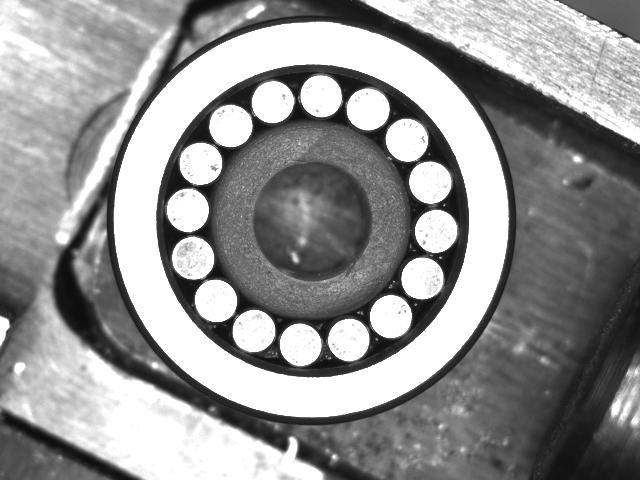
#> input picture good/z_1.png, 640 x 480 px
$ python pin_counter.py --imagepath good/z_1.png   (older library calls are emulated)
#> lines starting #> are read from the running program, lines starting #| are printed output that depends on the picture; after the words box and inside, x2 and y2 are one past the last pixel; in counts of white or black regions, pixels touching at a corner belong together
import cv2
import statistics
import math
import numpy as np
import argparse
import imutils
import time


def radiuswithcenter(raw_image, dict, sorted_dict_keys, pos, draw=True):
    x_list = []
    y_list = []

    for x in range(len(dict[sorted_dict_keys[pos]])):
        # print(x)
        x_list.append((dict[sorted_dict_keys[pos]])[x][0][0])
    # for y in range(len(dict[sorted_dict_keys[pos]])):
        # print(y)
        y_list.append((dict[sorted_dict_keys[pos]])[x][0][1])

    # x_list = [(dict[sorted_dict_keys[pos]])[x][0][0] for x in range(len(dict[sorted_dict_keys[pos]]))]
    # y_list = [(dict[sorted_dict_keys[pos]])[y][0][1] for y in range(len(dict[sorted_dict_keys[pos]]))]

    c_x = (statistics.mean(x_list))
    c_y = (statistics.mean(y_list))

    cord_x_org = x_list - c_x
    cord_y_org = y_list - c_y
    square_x = cord_x_org**2
    square_y = cord_y_org**2
    dist_square = square_x + square_y
    # print(square_x)

    max_distance_square = max(dist_square)
    # print(max_distance_square)

    radius = math.sqrt(max_distance_square)
    if draw:
        cv2.circle(raw_image, (c_x, c_y), int(radius), (0, 255, 0), 2)
    return c_x, c_y, radius


def auto_canny(image, sigma=1):
    # compute the median of the single channel pixel intensities
    v = np.median(image)
    # apply automatic Canny edge detection using the computed median
    lower = int(max(0, (1.0 - sigma) * v))
    upper = int(min(255, (1.0 + sigma) * v))
    edged = cv2.Canny(image, lower, upper)
    # return the edged image
    return edged


def pincount(path_image, blur, kernel_size):
    real_raw_image = cv2.imread(path_image)
    # print(real_raw_image.shape)
    t00 = time.time()
    raw_image = imutils.resize(real_raw_image, 640)
    # raw_image_1 = raw_image.copy()
    t0 = time.time()

    gray = cv2.cvtColor(raw_image, cv2.COLOR_BGR2GRAY)
    gray_filtered = cv2.GaussianBlur(gray, blur, 0)
    t1 = time.time()
    edge_detected_image = auto_canny(gray_filtered)
    # cv2.imshow('Edge', edge_detected_image)
    # cv2.waitKey(0)

    kernel = cv2.getStructuringElement(cv2.MORPH_ELLIPSE, kernel_size)
    dilation = cv2.dilate(edge_detected_image, kernel, iterations=1)
    opening = cv2.morphologyEx(dilation, cv2.MORPH_OPEN, kernel)
    # erosion = cv2.erode(dilation, kernel, iterations=1)
    t2 = time.time()
    # cv2.imshow('Edge', opening)
    # cv2.waitKey(0)

    _, contours, hierarchy = cv2.findContours(opening.copy(), cv2.RETR_CCOMP, cv2.CHAIN_APPROX_NONE)

    dict = {}

    for contour in contours:
        approx = cv2.approxPolyDP(contour, 0.01 * cv2.arcLength(contour, True), True)
        area = cv2.contourArea(contour)
        if (len(approx) > 8) & (len(approx) < 23) & (area > 150):
            dict[area] = contour
    t3 = time.time()
    # print(dict)

    sorted_dict_keys = sorted(dict.keys())
    # print(sorted_dict_keys)
    pin_list = []

    c_x, c_y, r_b = radiuswithcenter(raw_image, dict, sorted_dict_keys, -3, draw=True)

    s_center_x = []
    s_center_y = []

    t4 = time.time()
    for i in range(len(sorted_dict_keys)):
        if sorted_dict_keys[-1]/200.0 < sorted_dict_keys[i] < 2700.0:
            cc_x, cc_y, r_s = radiuswithcenter(raw_image, dict, sorted_dict_keys, i, draw=False)
            dis_from_cent_sqr = (c_x-cc_x)**2 + (c_y-cc_y)**2
            if r_b**2 > dis_from_cent_sqr:
                already_present = 0
                if s_center_x:
                    for j in range(len(s_center_x)):
                        dist_square = (cc_x - s_center_x[j]) ** 2 + (cc_y - s_center_y[j]) ** 2
                        if dist_square < sorted_dict_keys[-1]/85.0 / 3.14:
                            already_present = 1
                            break
                if already_present == 0:
                    if math.sqrt(sorted_dict_keys[-1]/200.0 / 3.14) < r_s < math.sqrt(2400 / 3.14):
                        pin_list.append(dict[sorted_dict_keys[i]])
                        s_center_y.append(cc_y)
                        s_center_x.append(cc_x)
    t5 = time.time()
    # [10 lines of commented-out code are left out]
    num_of_pin = len(s_center_x)
    # [17 lines of commented-out code are left out]

    return num_of_pin, c_x, c_y, r_b


def max_pin_count(path_image):
    t1 = time.time()
    num_of_pin, c_x, c_y, r_b = pincount(path_image, (7, 7), (3, 3))
#> in pincount, real_raw_image is the input picture: shape (480, 640, 3); min 0, max 255, mean 147.7
#> in pincount, `gray_filtered = cv2.GaussianBlur(gray, blur, 0)`:
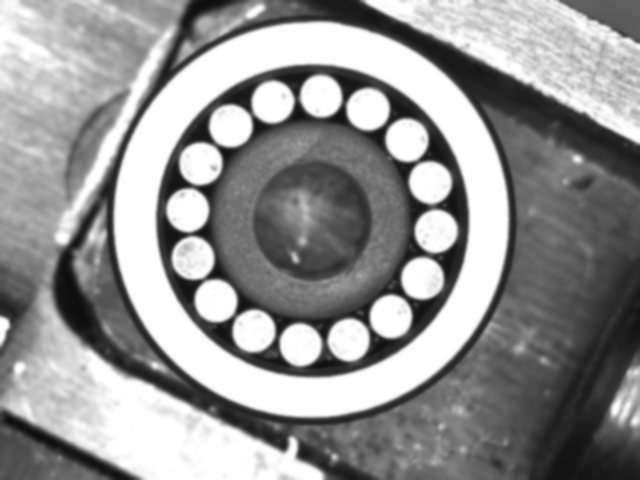
#> gray_filtered: shape (480, 640); min 13, max 255, mean 147.7
#> in auto_canny, `v = np.median(image)`: v = 129
#> in auto_canny, `lower = int(max(0, (1.0 - sigma) * v))`: lower = 0
#> in auto_canny, `upper = int(min(255, (1.0 + sigma) * v))`: upper = 255
#> in auto_canny, `edged = cv2.Canny(image, lower, upper)`:
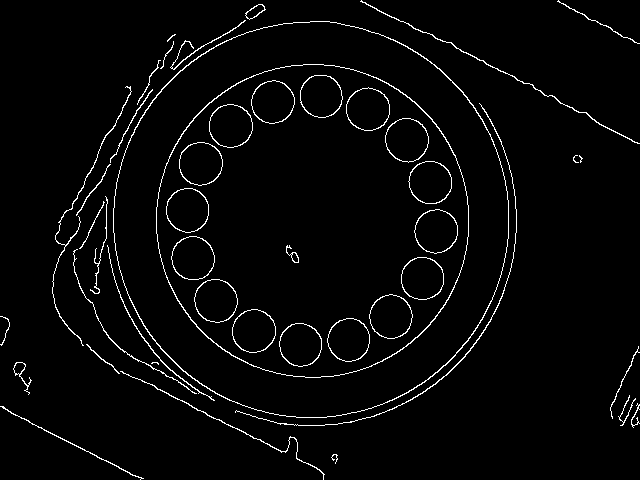
#> edged: shape (480, 640); 2.9% white in thin lines or dots
#> in pincount, `dilation = cv2.dilate(edge_detected_image, kernel, iterations=1)`:
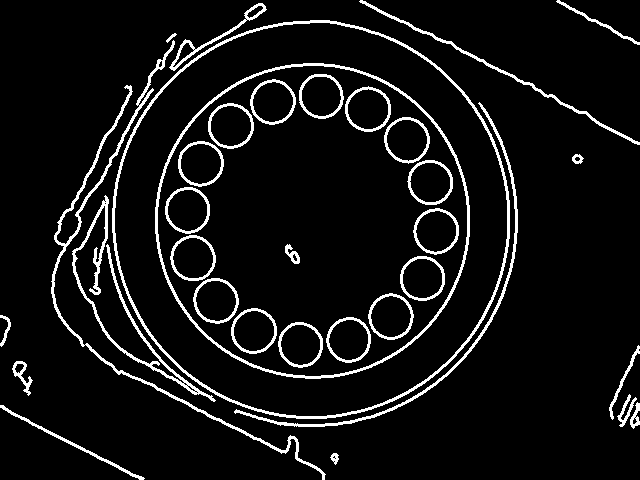
#> dilation: shape (480, 640); 7.3% white in thin lines or dots
#> in pincount, `_, contours, hierarchy = cv2.findContours(opening.copy(), cv2.RETR_CCO..`: contours = 72 contours, 14 with area under 20; largest, box (x1, y1, x2, y2) and area: (112, 20, 510, 419) 124036, (114, 22, 508, 417) 121476, (155, 63, 470, 379) 77784, (157, 65, 468, 377) 75749, (51, 40, 326, 480) 1892
#> the loop in pincount, `for contour in contours:` made 72 passes
#> area on passes 1, 6, 7, 9, 10, 11, 12, 13, 14, 15, 16, 17: 53.5, 115.5, 21.5, 135, 224.5, 66.5, 171.5, 1551.5, 1273.5, 1537.5, 1265.5, 76.5
#> (approx, area) on pass 5: ([[0, 405], [130, 475], [144, 478]], 354)
#> after the loop in pincount, `for contour in contours:`: dict = 40 items
#> in pincount, `sorted_dict_keys = sorted(dict.keys())`: sorted_dict_keys = 40 values from 171.5 to 124036.5
#> after the loop in radiuswithcenter, `for x in range(len(dict[sorted_dict_keys[pos]])):`: x_list = 890 values, max 469 at index 643, min 155 at index 200, mean 312.1; y_list = 890 values, max 378 at index 429, min 63 at index 0, mean 220.5
#> in radiuswithcenter, `c_x = (statistics.mean(x_list))`: c_x = 312
#> in radiuswithcenter, `c_y = (statistics.mean(y_list))`: c_y = 220
#> in radiuswithcenter, `cord_x_org = x_list - c_x`: cord_x_org = 890 values, max 157 at index 643, min -157 at index 200, mean 0.0607
#> in radiuswithcenter, `cord_y_org = y_list - c_y`: cord_y_org = 890 values, max 158 at index 429, min -157 at index 0, mean 0.455
#> in radiuswithcenter, `square_x = cord_x_org**2`: square_x = 890 values, max 24649 at index 200, min 0 at index 436, mean 12370.2
#> in radiuswithcenter, `square_y = cord_y_org**2`: square_y = 890 values, max 24964 at index 429, min 0 at index 213, mean 12388.3
#> in radiuswithcenter, `dist_square = square_x + square_y`: dist_square = 890 values, max 25090 at index 377, min 24436 at index 1, mean 24758.5
#> in radiuswithcenter, `max_distance_square = max(dist_square)`: max_distance_square = 25090
#> in radiuswithcenter, `radius = math.sqrt(max_distance_square)`: radius = 158.4
#> in radiuswithcenter, `cv2.circle(raw_image, (c_x, c_y), int(radius), (0, 255, 0), 2)`:
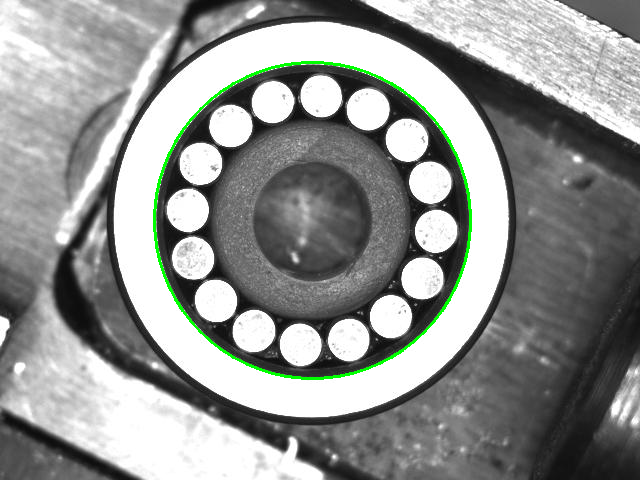
#> raw_image: shape (480, 640, 3); 0.93% of pixels changed, all inside (x1, y1, x2, y2) = (153, 61, 472, 380)
#> in pincount, `c_x, c_y, r_b = radiuswithcenter(raw_image, dict, sorted_dict_keys, -3..`: c_x = 312; c_y = 220; r_b = 158.4
#> the loop in pincount, `for i in range(len(sorted_dict_keys)):` made 40 passes
#> (c_x in radiuswithcenter, c_y in radiuswithcenter, max_distance_square in radiuswithcenter, radius in radiuswithcenter, cc_x, cc_y, r_s, dis_from_cent_sqr) on passes 3 to 14: (216, 35, 3242, 56.94, 216, 35, 56.94, 43441), (428, 314, 47545, 218, 428, 314, 218, 22292), (320, 95, 468, 21.63, 320, 95, 21.63, 15689), (348, 339, 450, 21.21, 348, 339, 21.21, 15457), (300, 344, 449, 21.19, 300, 344, 21.19, 15520), (422, 278, 436, 20.88, 422, 278, 20.88, 15464), (272, 101, 457, 21.38, 272, 101, 21.38, 15761), (429, 182, 477, 21.84, 429, 182, 21.84, 15133), (215, 300, 468, 21.63, 215, 300, 21.63, 15809), (367, 108, 481, 21.93, 367, 108, 21.93, 15569), (253, 330, 466, 21.59, 253, 330, 21.59, 15581), (390, 316, 457, 21.38, 390, 316, 21.38, 15300)
#> after the loop in pincount, `for i in range(len(sorted_dict_keys)):`: pin_list = 16 contours; largest, box (x1, y1, x2, y2) and area: (210, 105, 252, 147) 1320, (167, 189, 208, 232) 1314, (180, 143, 222, 185) 1312, (386, 119, 428, 162) 1311, (415, 210, 457, 253) 1308; s_center_x = [320, 348, 300, 422, 272, 429, 215, 367, 253, 390, 192, 435, 406, 200, 187, 230]; s_center_y = [95, 339, 344, 278, 101, 182, 300, 108, 330, 316, 257, 230, 139, 163, 209, 125]
#> in pincount, `num_of_pin = len(s_center_x)`: num_of_pin = 16
#> num_of_pin = 16; c_x = 312; c_y = 220; r_b = 158.4
    # time_taken = time.time() - t1
    if num_of_pin == 16:
        max_num = 16
    # num_of_pin_1, c_x_1, c_y_1, r_b_1 = pincount(path_image, (9, 9), (7, 7))
    else:
        num_of_pin_2, c_x_2, c_y_2, r_b_2 = pincount(path_image, (9, 9), (3, 3))
        if num_of_pin_2 == 16:

            max_num = 16
        else:
            num_of_pin_3, c_x_3, c_y_3, r_b_3 = pincount(path_image, (7, 7), (7, 7))
            max_num = (max([num_of_pin, num_of_pin_2, num_of_pin_3]))
    time_taken = time.time() - t1
    print(max_num)
    print(time_taken)


# max_pin_count('good/z_1.png')


parser = argparse.ArgumentParser()
parser.add_argument('--imagepath', help='image path')
args = parser.parse_args()
max_pin_count(args.imagepath)
